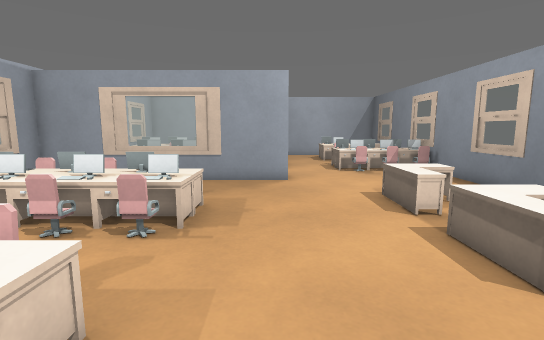
View 1 (above)

19 first-person views from a walk through a Godot game level. The camera is 1.2 m above the floor, tilts 8° down and sees 85° across. The floor is counted in squares, 0.5 m on a side. Each view is taken from the middle of a square. On the plan, view 1 faces up. The plan holds only what a view shows up to about 19 squares ahead; the rest is blank. Characters and animated objects are not drawn. Surface patterns are stand-ins for the level's own textures.

View 2
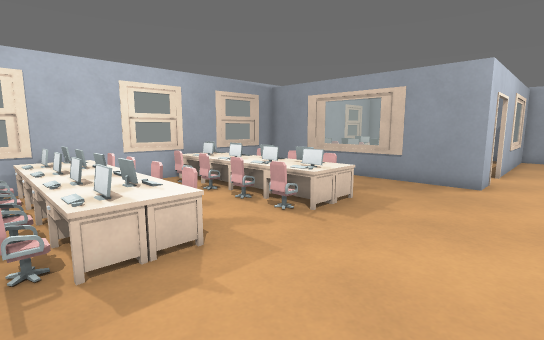

View 3
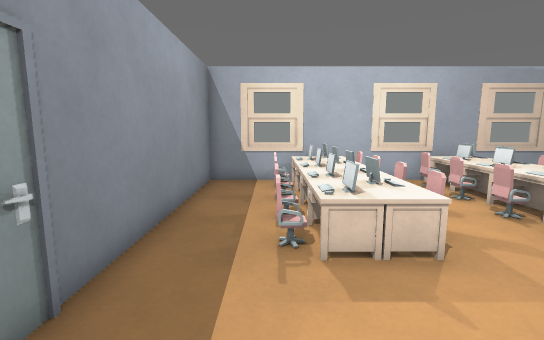

View 4
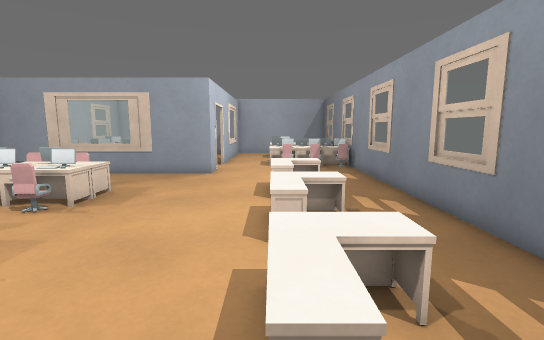

View 5
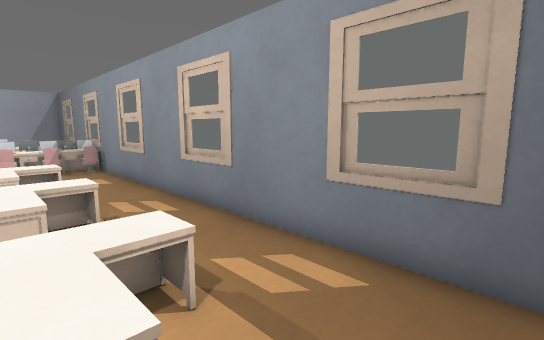

View 6
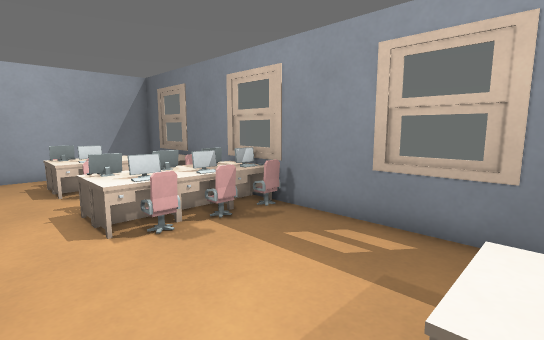

View 7
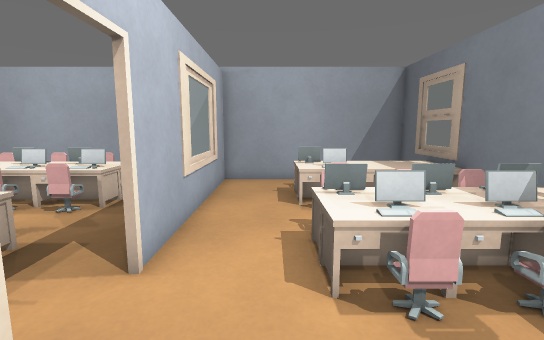

View 8
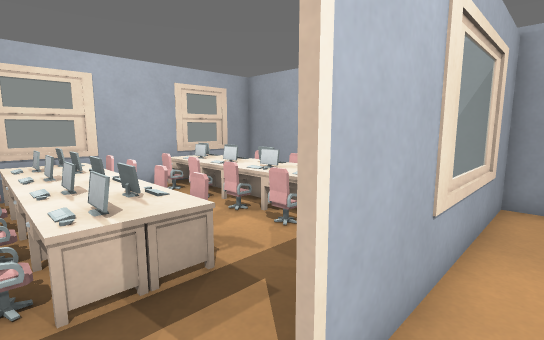

View 9
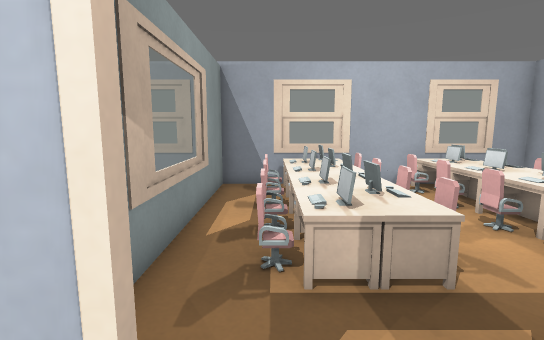

View 10
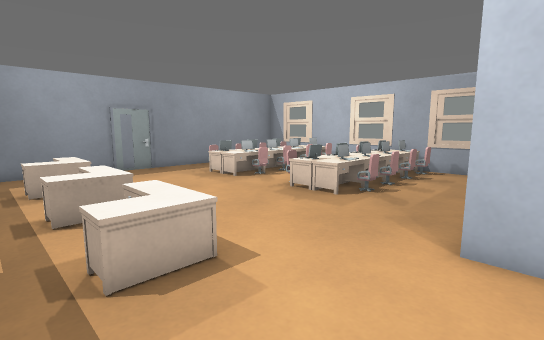

View 11
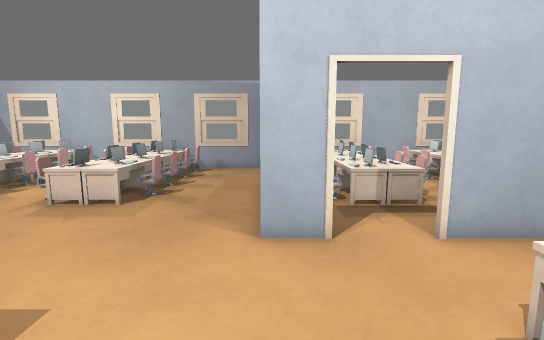

View 12
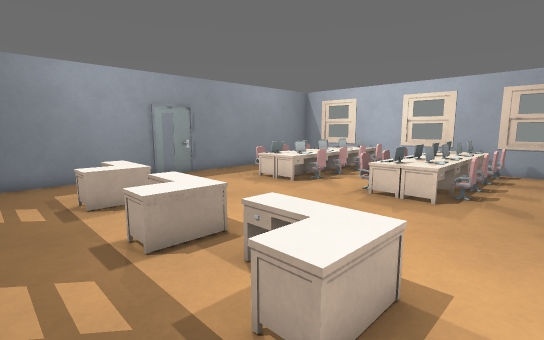

View 13
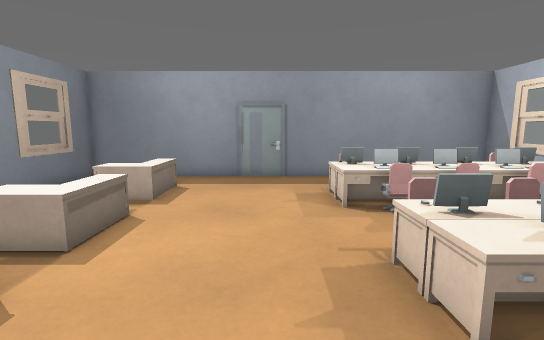

View 14
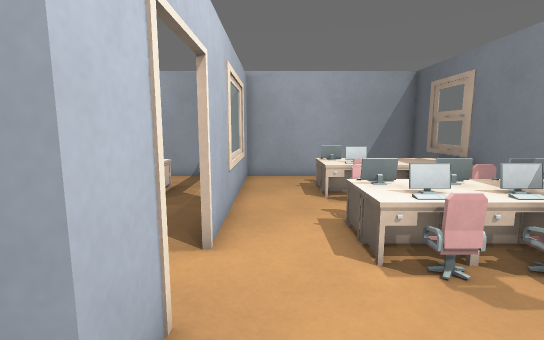

View 15
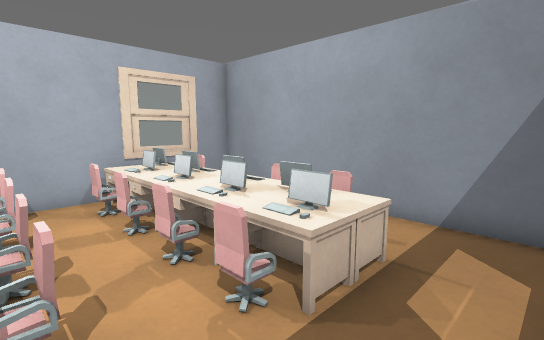

View 16
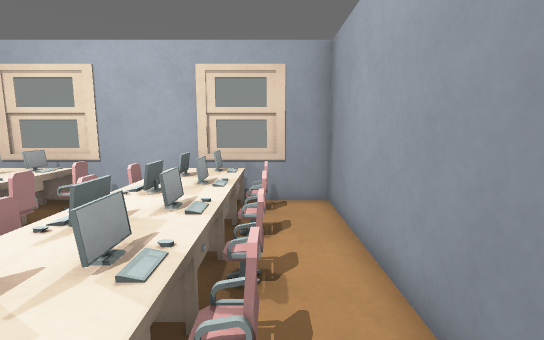

View 17
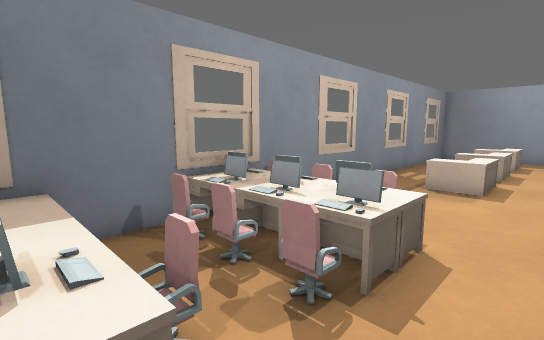

View 18
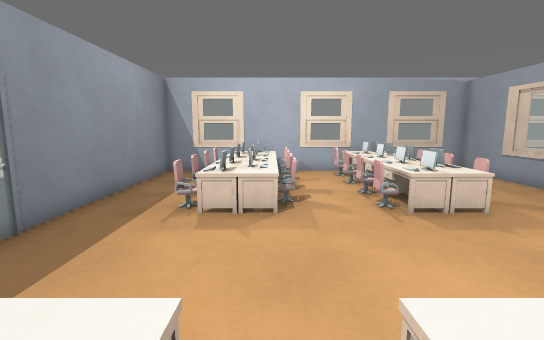

View 19
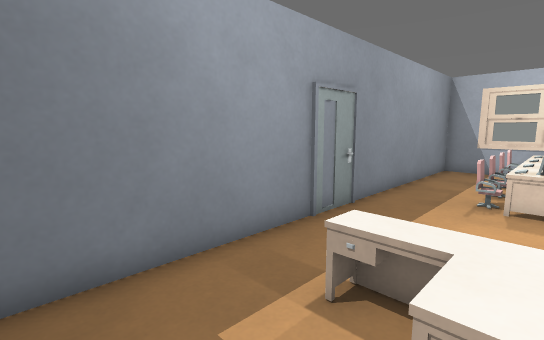

### Floor plan
Points are (right, up) in squares from view 1. A wall is a line through its corners. A room is listed if a view was taken in it or the views show most of it. See-through windows are left out.
Room 1 (views 1, 2, 3, 4, 5, 6, 7, 8, 9, 10, 11, 12, 13, 14, 17, 18, 19)
walls: (0.8, 15.4) (0.8, 13.8) (-10.9, 13.8); (-10.8, 14) (-10.8, -2.9) (9, -2.9) (9, 26.9) (0.8, 26.9) (0.8, 17.6)
low walls: (-3.5, 8.4) (-4.1, 8.4); (-5.6, 8.4) (-6.1, 8.4); (8, 17.9) (9, 17.9); (7.4, 18.6) (8.1, 18.6); (9, 17.7) (8.1, 17.7); (4.6, 22.6) (5.2, 22.6); (5.5, 22.9) (4.6, 22.9); (4.5, 23.7) (3.9, 23.7)
ways out: opening at (1, 16.5) to room 2; closed door at (0.5, -3)
objects: desk (-10, 1) to (-9, 2); other object (-10, 3) to (-9, 3); other object (-10, 4); desk (-10, 7) to (-9, 7); desk (-10, 8) to (-9, 9); chair (-10, 10); other object (-9, 0); chair (-9, 6); desk (-8, 1) to (-7, 2); desk (-8, 3) to (-7, 3); chair (-8, 4) to (-7, 4); desk (-8, 7) to (-7, 7); desk (-8, 8) to (-7, 9); chair (-7, 0); chair (-7, 6); desk (-6, 1) to (-5, 2); desk (-6, 3) to (-5, 3); chair (-6, 4) to (-5, 4); desk (-6, 7) to (-4, 7); desk (-6, 8) to (-5, 9); chair (-5, 0); chair (-5, 6); desk (-4, 1) to (-2, 2); desk (-4, 3) to (-2, 3); chair (-4, 4); desk (-4, 8) to (-2, 9); chair (-3, 0); chair (-3, 6); desk (-3, 7) to (-2, 7); chair (-3, 10); desk (4, 0) to (6, 2); desk (4, 4) to (6, 7); desk (4, 8) to (6, 11); desk (4, 17) to (5, 18); desk (4, 19) to (5, 19); desk (4, 22); desk (4, 23) to (5, 24); chair (5, 16); chair (5, 21) to (5, 22); desk (6, 17) to (6, 18); desk (6, 19); chair (6, 20); desk (6, 22) to (6, 23); other object (6, 24); chair (7, 16); desk (7, 17) to (8, 18); desk (7, 19) to (8, 19); desk (7, 22) to (8, 23); desk (7, 24) to (8, 24); chair (8, 16); chair (8, 20)
Room 2 (views 15, 16)
walls: (-10.9, 13.8) (-2.2, 13.8); (0.4, 26.9) (-10.8, 26.9) (-10.8, 14)
low walls: (-5.4, 17.9) (-6.1, 17.9); (-3.4, 18.3) (-3.9, 18.3); (-3.4, 17.9) (-4.2, 17.9); (-7.4, 17.9) (-8.1, 17.9)
ways out: opening at (1, 16.5) to room 1
objects: desk (-10, 16) to (-9, 18); desk (-10, 18) to (-9, 19); chair (-10, 19); desk (-10, 22) to (-9, 22); desk (-10, 23) to (-9, 24); chair (-10, 25) to (-9, 25); other object (-9, 16); chair (-9, 21); desk (-8, 16) to (-7, 17); chair (-8, 19) to (-7, 19); desk (-8, 22) to (-7, 23); chair (-7, 16); desk (-7, 18); chair (-7, 21); desk (-7, 23) to (-6, 24); desk (-6, 16) to (-4, 17); chair (-6, 19) to (-5, 19); desk (-6, 22) to (-5, 22); chair (-5, 16); desk (-5, 18); chair (-5, 21); desk (-5, 23) to (-4, 24); desk (-4, 16) to (-2, 17); chair (-4, 19); desk (-4, 22) to (-2, 22); desk (-4, 23) to (-2, 24); chair (-3, 16); desk (-3, 18) to (-2, 19); chair (-3, 21); chair (-3, 25)

Where each view was taken, in squares from view 1:
view 1: 0 up, 0 right, facing up
view 2: 0 up, 3 right, facing up-left
view 3: 0 up, 3 right, facing left
view 4: 2 down, 4 right, facing up
view 5: 2 down, 4 right, facing up-right
view 6: 10 up, 2 right, facing up-right
view 7: 13 up, 3 right, facing up
view 8: 16 up, 2 right, facing up-left
view 9: 16 up, 2 right, facing left
view 10: 15 up, 7 right, facing down-left
view 11: 14 up, 7 right, facing left
view 12: 12 up, 8 right, facing down-left
view 13: 12 up, 0 right, facing down
view 14: 12 up, 2 right, facing up
view 15: 19 up, 0 right, facing up-left
view 16: 25 up, 1 left, facing left
view 17: 23 up, 2 right, facing down-right
view 18: 3 up, 6 right, facing left
view 19: 2 up, 8 right, facing down-left
